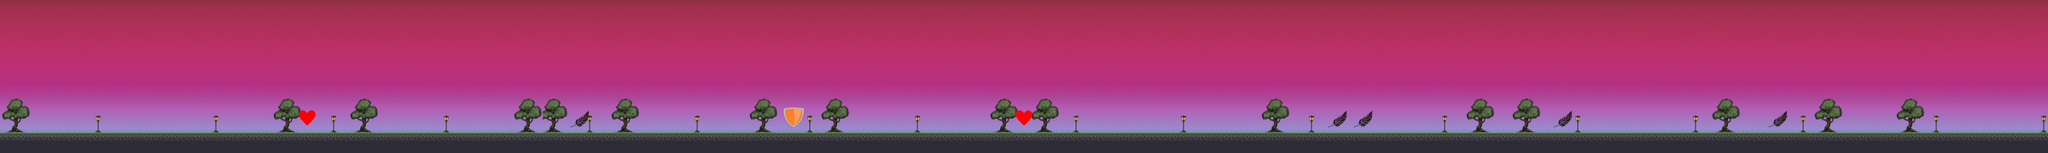

Tiled map render using the project's own tile images. Description and the map definition, with tile-layer contents summarised, below:
An orthogonal 400x30 tile map with 16x16 px tiles, 6 tile layers (Sky, Ground, Objects, Feather, ...), 5 tilesets and 39 objects.

<map version="1.0" orientation="orthogonal" renderorder="right-down" width="400" height="30" tilewidth="16" tileheight="16" nextobjectid="45">
 <tileset firstgid="1" name="sky" tilewidth="16" tileheight="16" tilecount="2912" columns="91">
  <image source="Sky_const.png" width="1466" height="520" />
 </tileset>
 <tileset firstgid="2913" name="misc" tilewidth="16" tileheight="16" tilecount="240" columns="20">
  <image source="tilesetOpenGame_1 copy.png" width="320" height="192" />
 </tileset>
 <tileset firstgid="3153" name="feather" tilewidth="64" tileheight="64" tilecount="1" columns="1">
  <image source="Feather.png" width="74" height="75" />
 </tileset>
 <tileset firstgid="3154" name="heart" tilewidth="64" tileheight="64" tilecount="1" columns="1">
  <image source="../Changes/heart.png" width="64" height="64" />
 </tileset>
 <tileset firstgid="3155" name="shield" tilewidth="64" tileheight="64" tilecount="1" columns="1">
  <image source="../Changes/shield1.png" width="64" height="64" />
 </tileset>
 <layer name="Sky" width="400" height="30">
  <data>[12000 cells, 12000 non-empty, 2730 distinct tile ids]</data>
 </layer>
 <layer name="Ground" width="400" height="30">
  <data>[12000 cells, 2672 non-empty, 60 distinct tile ids]</data>
 </layer>
 <layer name="Objects" width="400" height="30">
  <data>[12000 cells, 0 non-empty, 0 distinct tile ids]</data>
 </layer>
 <layer name="Feather" width="400" height="30">
  <data>[12000 cells, 5 non-empty, 1 distinct tile ids]</data>
 </layer>
 <layer name="Heart" width="400" height="30">
  <data>[12000 cells, 2 non-empty, 1 distinct tile ids]</data>
 </layer>
 <objectgroup name="Ground">
  <object id="1" x="-1.33333" y="417.333" width="6400" height="58.6667" />
 </objectgroup>
 <objectgroup name="Feathers">
  <object id="37" x="1757.33" y="368" width="50.6667" height="50.6667" />
  <object id="38" x="4126.67" y="366.667" width="48" height="50.6667" />
  <object id="39" x="4205.33" y="365.333" width="52" height="52" />
  <object id="40" x="4832" y="368" width="46.6667" height="50.6667" />
  <object id="41" x="5504" y="368" width="48" height="48" />
 </objectgroup>
 <objectgroup name="Stoppers">
  <object id="6" x="446.667" y="353.333" height="62.6667" />
  <object id="7" x="765.333" y="352" width="1.33333" height="65.3333" />
  <object id="8" x="1261.33" y="366.667" height="50.6667" />
  <object id="10" x="1553.33" y="366.667" height="49.3333" />
  <object id="11" x="2061.33" y="364" width="4" height="50.6667" />
  <object id="12" x="2320" y="364" height="54.6667" />
  <object id="13" x="2729.33" y="364" height="57.3333" />
  <object id="14" x="3033.33" y="368" height="52" />
  <object id="15" x="3441.33" y="373.333" height="46.6667" />
  <object id="16" x="3889.33" y="366.667" height="46.6667" />
  <object id="17" x="4312" y="372" height="45.3333" />
  <object id="18" x="4573.33" y="365.333" height="46.6667" />
  <object id="19" x="5009.33" y="362.667" height="50.6667" />
  <object id="20" x="5274.67" y="362.667" height="50.6667" />
  <object id="21" x="5824" y="357.333" height="64" />
  <object id="22" x="6197.33" y="364" height="54.6667" />
  <object id="34" x="-2.66667" y="418.667" width="6401.33" height="58.6667" />
 </objectgroup>
 <objectgroup name="Hearts">
  <object id="35" x="912" y="368" width="45.3333" height="49.3333" />
  <object id="36" x="3149.33" y="368" width="49.3333" height="48" />
 </objectgroup>
 <objectgroup name="Geese">
  <object id="23" x="574.667" y="382.667" width="17.3333" height="17.3333" />
  <object id="24" x="1422.67" y="385.333" width="17.3333" height="14.6667" />
  <object id="25" x="2238.67" y="386.667" width="16" height="13.3333" />
  <object id="26" x="2928" y="381.333" width="16" height="18.6667" />
  <object id="27" x="3598.67" y="382.667" width="16" height="18.6667" />
  <object id="28" x="4384" y="382.667" width="16" height="17.3333" />
  <object id="29" x="5104" y="380" width="17.3333" height="20" />
  <object id="30" x="5885.33" y="382.667" width="17.3333" height="18.6667" />
  <object id="32" x="6096" y="384" width="14.6667" height="14.6667" />
 </objectgroup>
 <objectgroup name="Death" />
 <objectgroup name="Boundaries">
  <object id="2" x="-2.66667" y="-1.33333" height="480" />
  <object id="3" x="-4" y="-1.33333" width="6404" height="2.66667" />
  <object id="4" x="6394.67" y="-1.33333" width="5.33333" height="477.333" />
 </objectgroup>
 <objectgroup name="Cage">
  <object id="5" x="6374.67" y="361.333" width="28" height="56" />
 </objectgroup>
 <objectgroup name="Shield">
  <object id="44" x="2432" y="368" width="48" height="48" />
 </objectgroup>
 <layer name="shield" width="400" height="30">
  <data>[12000 cells, 1 non-empty, 1 distinct tile ids]</data>
 </layer>
</map>
